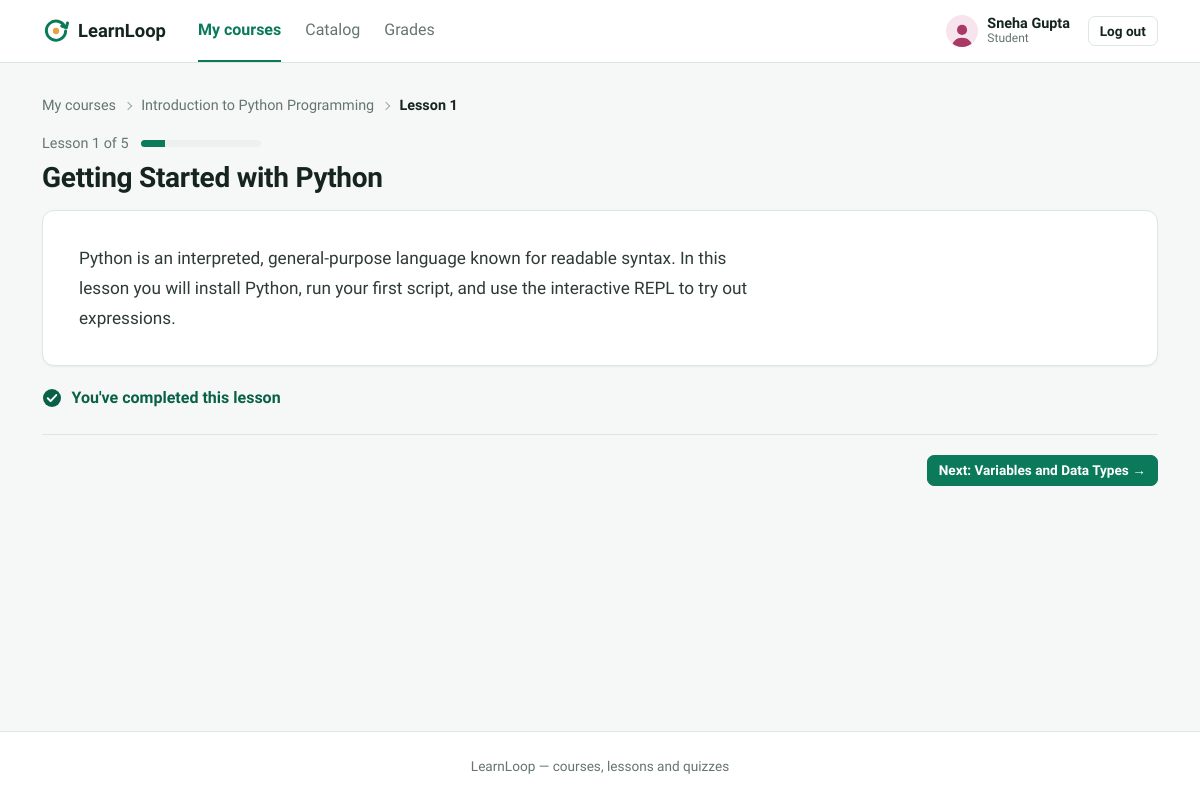
The app's page /index.php?route=student/lessons/view&id=1 (signed in) with its own data.
### tables this page shows
CREATE TABLE lessons (
    id            INT AUTO_INCREMENT PRIMARY KEY,
    course_id     INT NOT NULL,
    title         VARCHAR(150) NOT NULL,
    content       TEXT NOT NULL,
    sort_order    INT NOT NULL,
    created_at    TIMESTAMP NOT NULL DEFAULT CURRENT_TIMESTAMP,
    FOREIGN KEY (course_id) REFERENCES courses(id) ON DELETE CASCADE,
    UNIQUE KEY uniq_course_order (course_id, sort_order)
);

### app/controllers/StudentController.php (called while the page is built, shortened)
<?php
require_once __DIR__ . '/../models/Course.php';
require_once __DIR__ . '/../models/Lesson.php';
require_once __DIR__ . '/../models/Enrollment.php';
require_once __DIR__ . '/../models/LessonProgress.php';
class StudentController
{
    private function enrolledCourseOrFail(int $courseId): array
    {
        $course = Course::find($courseId);
        if (!$course || !Enrollment::isEnrolled(Auth::id(), $courseId)) {
            http_response_code(404);
            require __DIR__ . '/../views/errors/404.php';
            exit;
        }
        return $course;
    }
    public function lessonView(): void
    {
        $lesson = Lesson::find((int)($_GET['id'] ?? 0));
        $course = $this->enrolledCourseOrFail((int)$lesson['course_id']);
        $isCompleted = LessonProgress::isCompleted(Auth::id(), (int)$lesson['id']);
        $lessons = Lesson::byCourse((int)$course['id']);
        require __DIR__ . '/../views/student/lesson_view.php';
    }
}

### public/index.php (called while the page is built, shortened)
<?php
require_once __DIR__ . '/../core/helpers.php';
require_once __DIR__ . '/../core/Database.php';
require_once __DIR__ . '/../core/Auth.php';
require_once __DIR__ . '/../app/models/Course.php';
require_once __DIR__ . '/../app/models/Lesson.php';
require_once __DIR__ . '/../app/models/Enrollment.php';
require_once __DIR__ . '/../app/models/LessonProgress.php';
require_once __DIR__ . '/../app/controllers/StudentController.php';
$router = new Router();
$router->get('login', fn() => (new AuthController())->showLogin());
$router->post('login', fn() => (new AuthController())->login());
$router->post('logout', fn() => (new AuthController())->logout());
$router->get('admin/dashboard', fn() => (new AdminController())->dashboard());
$router->get('admin/courses', fn() => (new AdminController())->courses());
$router->get('admin/courses/create', fn() => (new AdminController())->courseCreateForm());
$router->post('admin/courses/store', fn() => (new AdminController())->courseStore());
$router->get('admin/courses/edit', fn() => (new AdminController())->courseEditForm());
$router->post('admin/courses/update', fn() => (new AdminController())->courseUpdate());
$router->post('admin/courses/status', fn() => (new AdminController())->courseStatus());
$router->get('admin/users', fn() => (new AdminController())->users());
$router->get('admin/users/create', fn() => (new AdminController())->userCreateForm());
$router->post('admin/users/store', fn() => (new AdminController())->userStore());
$router->post('admin/users/status', fn() => (new AdminController())->userStatus());
$router->get('admin/analytics', fn() => (new AdminController())->analytics());
$router->get('instructor/dashboard', fn() => (new InstructorController())->dashboard());
$router->get('instructor/courses', fn() => (new InstructorController())->courses());
$router->get('instructor/courses/edit', fn() => (new InstructorController())->courseEditForm());
$router->post('instructor/courses/update', fn() => (new InstructorController())->courseUpdate());
$router->get('instructor/lessons', fn() => (new InstructorController())->lessons());
$router->get('instructor/lessons/create', fn() => (new InstructorController())->lessonCreateForm());
$router->post('instructor/lessons/store', fn() => (new InstructorController())->lessonStore());
$router->get('instructor/lessons/edit', fn() => (new InstructorController())->lessonEditForm());
$router->post('instructor/lessons/update', fn() => (new InstructorController())->lessonUpdate());
$router->post('instructor/lessons/delete', fn() => (new InstructorController())->lessonDelete());
$router->post('instructor/lessons/move', fn() => (new InstructorController())->lessonMove());
$router->get('instructor/quiz', fn() => (new InstructorController())->quiz());
$router->post('instructor/quiz/store', fn() => (new InstructorController())->quizStore());
$router->get('instructor/quiz/questions/create', fn() => (new InstructorController())->questionCreateForm());
$router->post('instructor/quiz/questions/store', fn() => (new InstructorController())->questionStore());
$router->get('instructor/quiz/questions/edit', fn() => (new InstructorController())->questionEditForm());
$router->post('instructor/quiz/questions/update', fn() => (new InstructorController())->questionUpdate());
$router->post('instructor/quiz/questions/delete', fn() => (new InstructorController())->questionDelete());
$router->get('instructor/gradebook', fn() => (new InstructorController())->gradebook());
$router->get('student/dashboard', fn() => (new StudentController())->dashboard());
$router->get('student/catalog', fn() => (new StudentController())->catalog());
$router->post('student/enroll', fn() => (new StudentController())->enroll());
$router->get('student/courses/view', fn() => (new StudentController())->courseView());
$router->get('student/lessons/view', fn() => (new StudentController())->lessonView());
$router->post('student/lessons/complete', fn() => (new StudentController())->lessonComplete());
$router->get('student/quiz/take', fn() => (new StudentController())->quizTake());
$router->post('student/quiz/submit', fn() => (new StudentController())->quizSubmit());
$router->get('student/quiz/result', fn() => (new StudentController())->quizResult());
$router->get('student/grades', fn() => (new StudentController())->grades());
$route = $_GET['route'] ?? '';
$router->dispatch($_SERVER['REQUEST_METHOD'], $route);

### core/Router.php (called while the page is built, shortened)
<?php
class Router
{
    private array $routes = ['GET' => [], 'POST' => []];
    public function get(string $route, callable $handler): void
    {
        $this->routes['GET'][$route] = $handler;
    }
    public function post(string $route, callable $handler): void
    {
        $this->routes['POST'][$route] = $handler;
    }
    public function dispatch(string $method, string $route): void
    {
        $handler = $this->routes[$method][$route] ?? null;
        try {
            $handler();
        } catch (Throwable $e) {
            error_log($e->getMessage());
            http_response_code(500);
            require __DIR__ . '/../app/views/errors/500.php';
        }
    }
}

### core/Database.php (called while the page is built)
<?php
class Database
{
    private static ?PDO $instance = null;
    public static function connect(): PDO
    {
        if (self::$instance === null) {
            $config = require __DIR__ . '/../config/database.php';
            $dsn = sprintf(
                'mysql:host=%s;port=%d;dbname=%s;charset=%s',
                $config['host'],
                $config['port'],
                $config['database'],
                $config['charset']
            );
            self::$instance = new PDO($dsn, $config['username'], $config['password'], [
                PDO::ATTR_ERRMODE            => PDO::ERRMODE_EXCEPTION,
                PDO::ATTR_DEFAULT_FETCH_MODE => PDO::FETCH_ASSOC,
                PDO::ATTR_EMULATE_PREPARES   => false,
            ]);
        }
        return self::$instance;
    }
}

### app/models/Lesson.php (called while the page is built, shortened)
<?php
require_once __DIR__ . '/../../core/Database.php';
class Lesson
{
    public static function byCourse(int $courseId): array
    {
        $stmt = Database::connect()->prepare('SELECT * FROM lessons WHERE course_id = ? ORDER BY sort_order');
        $stmt->execute([$courseId]);
        return $stmt->fetchAll();
    }
    public static function find(int $id): ?array
    {
        $stmt = Database::connect()->prepare('SELECT * FROM lessons WHERE id = ?');
        $stmt->execute([$id]);
        return $stmt->fetch() ?: null;
    }
}

### config/database.php (called while the page is built)
<?php
return [
    'host'     => '127.0.0.1',
    'port'     => 3306,
    'database' => 'learnloop',
    'username' => 'root',
    'password' => '',
    'charset'  => 'utf8mb4',
];

### app/models/Course.php (called while the page is built, shortened)
<?php
require_once __DIR__ . '/../../core/Database.php';
class Course
{
    private static function baseSelect(): string
    {
        return "SELECT c.*, u.name AS instructor_name,
                        (SELECT COUNT(*) FROM lessons l WHERE l.course_id = c.id) AS lesson_count,
                        (SELECT COUNT(*) FROM enrollments e WHERE e.course_id = c.id) AS enrollment_count
                 FROM courses c
                 JOIN users u ON u.id = c.instructor_id";
    }
    public static function find(int $id): ?array
    {
        $stmt = Database::connect()->prepare(self::baseSelect() . ' WHERE c.id = ?');
        $stmt->execute([$id]);
        return $stmt->fetch() ?: null;
    }
}

### core/Auth.php (called while the page is built, shortened)
<?php
require_once __DIR__ . '/Database.php';
class Auth
{
    public static function id(): ?int
    {
        return $_SESSION['user_id'] ?? null;
    }
}

### app/models/Enrollment.php (called while the page is built, shortened)
<?php
require_once __DIR__ . '/../../core/Database.php';
class Enrollment
{
    public static function isEnrolled(int $studentId, int $courseId): bool
    {
        $stmt = Database::connect()->prepare(
            'SELECT COUNT(*) FROM enrollments WHERE student_id = ? AND course_id = ?'
        );
        $stmt->execute([$studentId, $courseId]);
        return (int)$stmt->fetchColumn() > 0;
    }
}

### app/models/LessonProgress.php (called while the page is built, shortened)
<?php
require_once __DIR__ . '/../../core/Database.php';
class LessonProgress
{
    public static function isCompleted(int $studentId, int $lessonId): bool
    {
        $stmt = Database::connect()->prepare(
            'SELECT COUNT(*) FROM lesson_progress WHERE student_id = ? AND lesson_id = ?'
        );
        $stmt->execute([$studentId, $lessonId]);
        return (int)$stmt->fetchColumn() > 0;
    }
}

### app/views/student/lesson_view.php (the view, shortened to what this page needs)
<?php $pageTitle = $lesson['title']; require __DIR__ . '/../partials/header.php'; require __DIR__ . '/../partials/navbar.php'; ?>
<?php
require __DIR__ . '/../partials/breadcrumbs.php';
$nextLesson = null;
foreach ($lessons as $l) {
    if ((int)$l['sort_order'] === (int)$lesson['sort_order'] + 1) { $nextLesson = $l; }
}
$totalLessons = count($lessons);
$position = (int)$lesson['sort_order'];
?>
<div class="ll-lesson-meta">
    <span class="tnum">Lesson <?= $position ?> of <?= $totalLessons ?></span>
    <div class="progress" role="progressbar" aria-label="Position in course" aria-valuenow="<?= percent($position, $totalLessons) ?>" aria-valuemin="0" aria-valuemax="100"><div class="progress-bar" style="width: <?= percent($position, $totalLessons) ?>%"></div></div>
</div>
<h1 class="ll-page-title mb-3"><?= e($lesson['title']) ?></h1>
<article class="ll-lesson-content">
    <div class="ll-prose"><?= render_lesson_content($lesson['content']) ?></div>
</article>
<?php if ($isCompleted): ?>
    <div class="ll-lesson-done">
        <svg viewBox="0 0 20 20" aria-hidden="true"><circle cx="10" cy="10" r="9" fill="currentColor"/><path d="M5.8 10.3l2.8 2.8 5.6-6" fill="none" stroke="#fff" stroke-width="2" stroke-linecap="round" stroke-linejoin="round"/></svg>
        You've completed this lesson
    </div>
<?php endif; ?>
<div class="ll-lesson-nav">
    <div>
        <?php if ($nextLesson && $isCompleted): ?>
            <a href="/index.php?route=student/lessons/view&id=<?= (int)$nextLesson['id'] ?>" class="btn btn-primary btn-sm">Next: <?= e($nextLesson['title']) ?> →</a>
        <?php elseif ($nextLesson): ?>
            <span class="text-secondary small">Next: <?= e($nextLesson['title']) ?> (locked)</span>
        <?php else: ?>
            <a href="/index.php?route=student/courses/view&id=<?= (int)$course['id'] ?>" class="btn btn-outline-primary btn-sm">Back to the course</a>
        <?php endif; ?>
    </div>
</div>
<?php require __DIR__ . '/../partials/footer.php'; ?>

### core/helpers.php (shortened to what this page needs)
<?php
function e(?string $value): string
{
    return htmlspecialchars($value ?? '', ENT_QUOTES, 'UTF-8');
}
function render_lesson_content(?string $content): string
{
    $escaped = e($content);
    $escaped = preg_replace('/\*\*(.+?)\*\*/s', '<strong>$1</strong>', $escaped);
    $escaped = preg_replace('/(?<!\*)\*(?!\*)(.+?)(?<!\*)\*(?!\*)/s', '<em>$1</em>', $escaped);
    return nl2br($escaped);
}
function percent(int $part, int $whole): int
{
    return (int)round(($part / $whole) * 100);
}
function avatar_tint(?int $id, string $name = ''): int
{
    return $id !== null && $id > 0 ? $id % 8 : abs(crc32($name)) % 8;
}
function person_avatar(?int $userId, string $name, string $size = ''): string
{
    $svg = '<svg viewBox="0 0 40 40" aria-hidden="true">'
        . '<circle cx="20" cy="15.5" r="7.2"/><path d="M5.5 41c0-9 6.5-14.2 14.5-14.2S34.5 32 34.5 41z"/>'
        . '</svg>';
    return '<span class="person-avatar ' . e($size) . ' tint-' . avatar_tint($userId, $name) . '" role="img" aria-label="' . e($name) . '">' . $svg . '</span>';
}
function brand_mark(string $class = 'brand-mark'): string
{
    return '<svg class="' . e($class) . '" viewBox="0 0 32 32" aria-hidden="true">'
        . '<path d="M26.2 11.5A11 11 0 1 0 27 16" fill="none" stroke="currentColor" stroke-width="3.4" stroke-linecap="round"/>'
        . '<path d="M22.6 10.3l5.2 1.9 1.4-5.4" fill="none" stroke="currentColor" stroke-width="3.4" stroke-linecap="round" stroke-linejoin="round"/>'
        . '<circle cx="16" cy="16" r="3.6" fill="#E8A33D"/>'
        . '</svg>';
}

### records on screen
lessons: sort_order "1", title "Getting Started with Python", content "Python is an interpreted, general-purpose language known for readable syntax. In this lesson you will install Python, run your first script, and use the interactive REPL to try out expressions."
lessons: title "Variables and Data Types"

### other values on screen
$label "My courses"
$label "Catalog"
$label "Grades"
Auth::name() "Sneha Gupta"
$roleLabel "Student"
$label "Introduction to Python Programming"
$label "Lesson 1"
$totalLessons "5"
